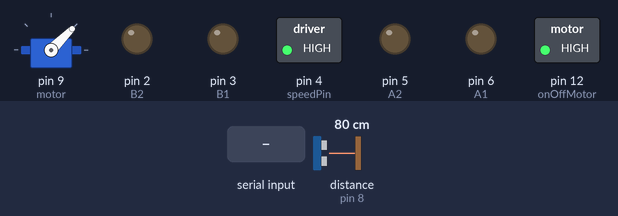
A sketch run on a simulated Arduino Uno, built with avr-gcc and run on an emulated ATmega328P. On the bench: servo, switched loads named in the sketch (green lamp = pin HIGH), output pins drawn as LEDs (lit = HIGH). The test bench sets the inputs (shaded band); at power-on: distance to the obstacle (sensor on pin 8) 80 cm. The echo pulse lasts 58.3 µs per cm; what the sketch prints to the serial monitor is not drawn. At 7.6 s the program stops and its outputs stay as they are.

Above: at 1.2 s.
1.3 s: distance to the obstacle (sensor on pin 8) set to 21 cm
2.8 s: distance to the obstacle (sensor on pin 8) set to 18 cm
At 3.5 s:
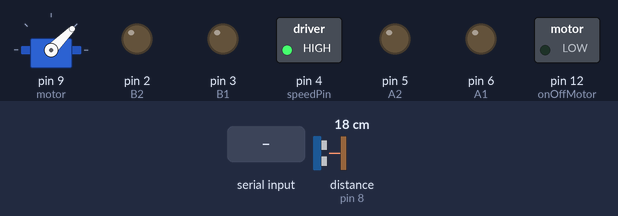
4.3 s: "3\n" received over the second serial link
At 5.5 s:
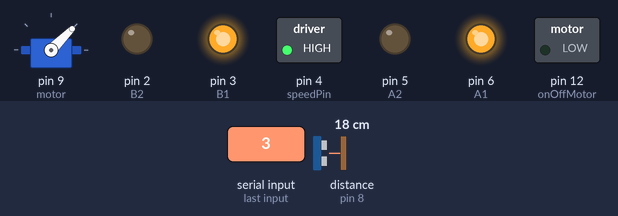
5.8 s: distance to the obstacle (sensor on pin 8) set to 35 cm
At 7.0 s:
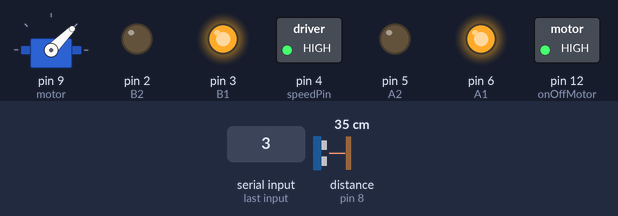
7.3 s: "30,150\n" received over the second serial link
At 8.2 s:
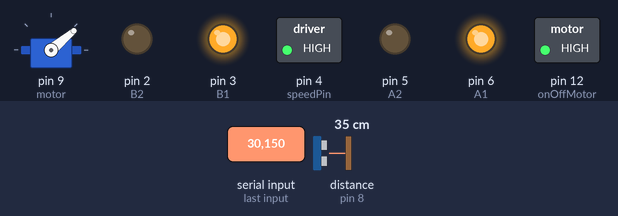
Timing chart, 0 to 9.1 s (numbered marks = the images above; inputs shaded):
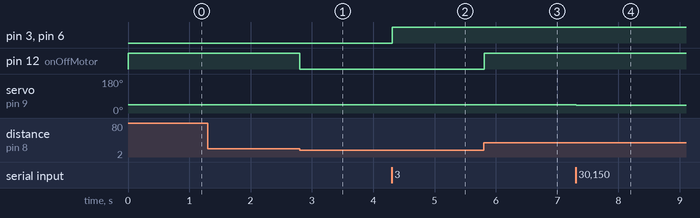

Measured:
- the behaviour switches between 20 and 19 cm on distance to the obstacle (sensor on pin 8) (found by bisection; images 0 and 1)
- after the input at 1.3 s, every drawn part: stays the same
- after the input at 2.8 s, pin 12 (onOffMotor): HIGH → LOW at once
- after the input at 4.3 s, pin 3 (B1), pin 6 (A1): LOW → HIGH at once
- after the input at 5.8 s, pin 12 (onOffMotor): LOW → HIGH at once
- after the input at 7.3 s, servo on pin 9 (motor): 45° → 40° at once

The sketch:

Eyecar.ino
```cpp
// C++ code
//
#include<Servo.h>
#include<SoftwareSerial.h>
#include "NewPing.h"
//Pines del sensor
#define onOffMotor 12
#define TRIGGER_PIN 7
#define ECHO_PIN 8
#define A1 6
#define A2 5
#define B1 3
#define B2 2
#define speedPin 4
#define speed 170
//Centimetros
#define MAX_DISTANCE 500
SoftwareSerial BtSerial(10,11);
Servo motor;
int direcction = 0;
bool stop=false;
int actualPos=45;
NewPing sonar(TRIGGER_PIN,ECHO_PIN,MAX_DISTANCE);
void setup()
{
  motor.attach(9);
  Serial.begin(9600);
  BtSerial.begin(9600);
  motor.write(45);
  pinMode(A1,OUTPUT);
  pinMode(A2,OUTPUT);
  pinMode(B1,OUTPUT);
  pinMode(B2,OUTPUT);
  pinMode(speedPin,OUTPUT);
  pinMode(onOffMotor,OUTPUT);
  digitalWrite(A1, LOW);
  digitalWrite(A2, LOW);
  digitalWrite(B1, LOW);
  digitalWrite(B2, LOW);
  analogWrite(speedPin,speed);
  digitalWrite(onOffMotor,HIGH);
}

int girarDerecha(){
  if(actualPos < 60){
    actualPos += 5;
    motor.write(actualPos);
    delay(50);
  }
  return actualPos;
}
int girarIzquierda(){
  if(actualPos > 30){
    actualPos -= 5;
    motor.write(actualPos);
    delay(50);
  }
  return actualPos;
}
int centrar(){
  while(actualPos!=45){
    if(actualPos>45){
      actualPos-= 5;
      motor.write(actualPos);
      delay(150);
    }
    else{
      actualPos+= 5;
      motor.write(actualPos);
      delay(150);
    }
  }
  return actualPos;
}

void forward() {          //function of forward
  analogWrite(A1, 255);
  analogWrite(A2, 0);
  analogWrite(B1, 255);
  analogWrite(B2, 0);
}

void backward() {         //function of backward
  analogWrite(A1, 0);
  analogWrite(A2, 210);
  analogWrite(B1, 0);
  analogWrite(B2, 210);
}

void Stop() {              //function of stop
  digitalWrite(A1, LOW);
  digitalWrite(A2, LOW);
  digitalWrite(B1, LOW);
  digitalWrite(B2, LOW);
}

void test(){
  motor.write(45);
  actualPos=45;
  delay(3000);
  motor.write(0);
  delay(3000);
  motor.write(90);
}


void testMotor(){
  forward();
  Serial.println("forward");
  delay(3000);
  //backward();
  //Serial.println("backward");
  //delay(3000);
  Stop();
  Serial.println("Stop");
  delay(3000);
}

void loop()
{
  //motor.write(45);
  if(BtSerial.available()){
    char value = BtSerial.read();
    Serial.write(value);
    Serial.write((int)value-48);
    switch((int)value-48){
      case 0:actualPos= centrar();
        break;
      case 1: actualPos=girarIzquierda();
        break;
      case 2: actualPos=girarDerecha();
        break;
      case 3: forward();
        break;
      case 4 : Stop();
        break;
      case 5: stop=true;
        Serial.write("Stoping");
        break;
    }
  }
  //test();
  //testMotor();
  if(sonar.ping_cm() < 20 && sonar.ping_cm() != 0 ){
    digitalWrite(onOffMotor,LOW);
    Serial.print("Distance = ");
    Serial.print(sonar.ping_cm());
    Serial.println(" cm");
  }
  else{
    digitalWrite(onOffMotor,HIGH);
  }
  while(stop){}

}
```
